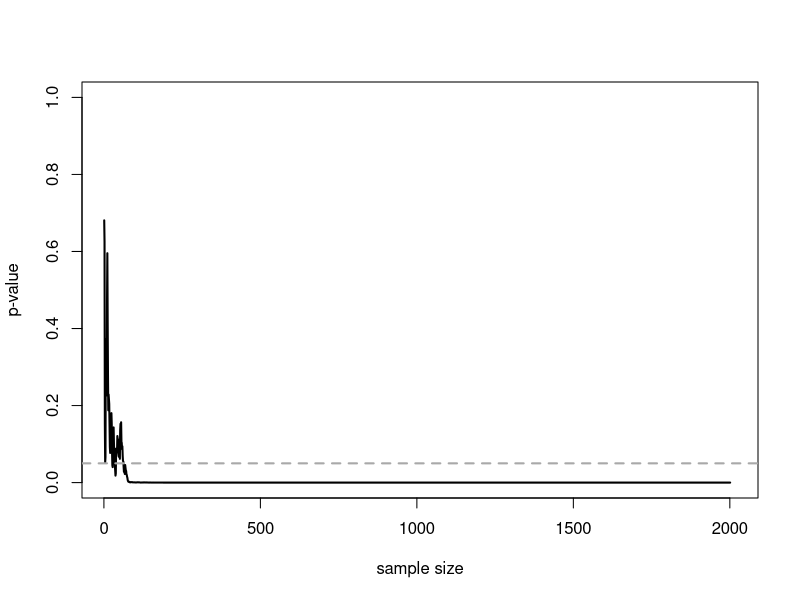
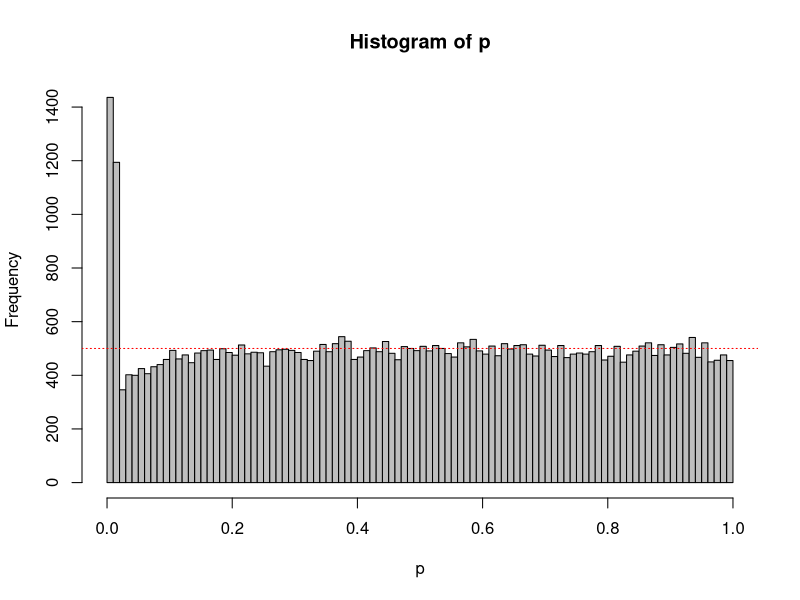

Here is the R script that generated these plots, in order:
n<-2000 #total number of datapoints (per condition) you are willing to collect after initial 10

D<-0.3 #True effect size (Keep SD below to 1, otherwise, this is just mean dif, not d)
SD<-1 #Set True standard deviation.

p<-numeric(n) #store p-values
x<-numeric(n) #store x-values
y<-numeric(n) #store y-values

n<-n+10 #script calculates p-values after 10 people in each condition, so add 10 to number of datapoints

for(i in 10:n){ #for each simulated participants after the first 10
   x[i]<-rnorm(n = 1, mean = 0, sd = SD)
   y[i]<-rnorm(n = 1, mean = D, sd = SD)
   z<-t.test(x[1:i],y[1:i], var.equal=TRUE) #perform the t-test
   p[i]<-z$p.value 
}

p<-p[10:n] #Remove forst 10 empty p-values

#Create the plot
#png(file="p-value_over_time.png",width=4000,height=2000, , units = "px", res = 500)
plot(0, col="red", lty=1, lwd=3, ylim=c(0,1), xlim=c(10,n), type="l", xlab='sample size', ylab='p-value', cex.lab=1, cex.axis=1)
lines(p, lwd=2)
abline(h=0.05, col="darkgrey", lty=2, lwd=2) #draw ine at p = 0.05
#dev.off()

min(p) #Return lowest p-value from all looks
cat("The lowest p-value was observed at sample size",which.min(p)+10) #Return the sample size at which the p-value was smallest
cat("The p-value dropped below 0.05 for the first time as sample size",which(p<0.05)[1]+10) #Return the sample size at which the p-value dropped below 0.05 for the first

# Q1: Run the script 20 times, and count how often the lowest p-value ends up below 0.05
# (we will calculate the long run probability of this happening through more extensive
# simulations later).
# > 8 

# Q2: Run the script 20 times. Take a good look at the variation in the p-value trajectory.
# Remember that at N = 200, 85% of the times the p-value should have ended up below
# 0.05. The script returns the sample size the p-value is the lowest (which is often, but not
#    always, at the maximum sample size, when there is a true effect) and the sample size at
# which the p-value drops below 0.05 for the first time. Which statement is true?
# A) If the p-value drops below 0.05, it stays below 0.05.
# B) The p-value randomly moves between 0 and 1, and will every now and then end up
# below 0.05.
# *C)* The p-value often drops below 0.05 well before 200 participants in each condition. In
# around 50% of the simulations, this already happens at N = 100.
# D) The p-value will typically move below 0.05 and stay there for some time, but given a
# large enough sample, it will always move back up to p > 0.05. 

# Q3: Change the effect size in line 3 to D <- 0.8, which can be regarded as a large effect.
# Run the script 20 times. Take a good look at the variation in the p-value trajectory. Which
# statement is true?
# A) The p-value randomly moves between 0 and 1, and will every now and then end up
# below 0.05.
# *B)* The p-values drop below and stay below 0.05 much earlier than when the true effect
# size is 0.3.
# C) p-values are meaningful when effect sizes are large (e.g., d = 0.8), but meaningless
# when effect sizes are small (e.g., d = 0.3).
# D) When you examine a large effect, whenever a p-value drops below 0.05, it will always
# stay below 0.05 as the sample size increases.


N<-200 #total number of datapoints (per condition) you are willing to collect
Looks<-5 #set number of looks at the data
nSim<-50000 #number of simulated studies
alpha<-0.0158 #set alpha

D<-0 #True effect size (must be 0 when simulating Type 1 errors)

#Take care of some settings
options(scipen=100, digits=4) #disable scientific notation for numbers
LookN<-ceiling(seq(0,N,N/Looks)) #Determine at which N's to look
LookN<-LookN[-1] #remove look at 0
LookN<-LookN[LookN > 2] #Remove looks at N of 1 or 2 (not possible with t-test)
Looks<-length(LookN) #if looks are removed, change number of looks
matp<-matrix(NA, nrow=nSim, ncol=Looks) #Matrix for p-values at sequential tests
SigSeq<-numeric(Looks) #Variable to store final p-values
OptStop<-numeric(nSim) #variable to store positions of optional stopping
p<-numeric(nSim) #Variable to save optional stopping p-values

#Loop data generation for each study, then loop to perform a test for each N 
for (i in 1:nSim){
   x<-rnorm(n = N, mean = 0, sd = 1)
   y<-rnorm(n = N, mean = D, sd = 1)
   for (j in 1:Looks){
      matp[i,j]<-t.test(x[1:LookN[j]],y[1:LookN[j]], var.equal=TRUE)$p.value #perform the t-test, store
   }
   if (i %% 100 == 0) cat('Loop', i, 'of', nSim,'\n')
}

#Save Type 1 error rate for each look
for (i in 1:Looks){
   SigSeq[i] <- sum(matp[,i]<alpha)
}

#Get the positions at which are stopped, and then these p-values
for (i in 1:nSim){
   OptStop[i] <- min(which(matp[i,]<alpha))
}
OptStop[is.infinite(OptStop)] <- Looks #If nothing significant, take last p-value (fixes error warning)
for (i in 1:nSim){
   p[i] <- matp[i,OptStop[i]]
}

breaks<-100
hist(p, breaks=breaks,col="grey")
abline(h=nSim/breaks, col = "red", lty=3)

#Return Type 1 error rates for each look, and the the Type 1 error rate when only reporting the lowest p-value over all looks
cat("Type 1 error rates for look 1 to", Looks,":", SigSeq/nSim)
cat("Type 1 error rate when only the lowest p-value for all looks is reported:", sum(p<alpha)/nSim)

# Probability of making a type 1 error (reporting a false positive)
#  Single test: Type 1 error rate = probability of finding a p-value lower than 
#               your alpha level, when there is no effect. 
#  Multiple tests (looking at data twice with optional stopping): 
#               Type 1 error rate = probability of finding a p-value lower than 
#               your alpha level at the first look, and the probability of not
#               finding a p-value lower than your alpha level at the first look, 
#               but finding a p-value lower than your alpha level at the second 
#               look. 

# Q4: Looking at the graph, which statement is true?
# A) Optional stopping does not impact the Type 1 error rate.
# *B)* Optional stopping inflates the Type 1 error rate. We can see this in the first five bars
# (p-values between 0.00 and 0.05), which are substantially higher than the horizontal
# line.
# C) Optional stopping inflates the Type 1 error rate. We can see this in the bars just
# above 0.05, which dip substantially below the uniform distribution that should be
# present if there is no true effect. 

# Q5: Which statement is true?
# A) At each look, the Type 1 error rate is higher than the alpha level (0.05). When using
# optional stopping (and reporting only the lowest p-value), the Type 1 error rate is higher
# than 0.05.
# B) At each look, the Type 1 error rate is approximately equal to the alpha level (0.05).
# When using optional stopping (and reporting only the lowest p-value), the alpha level
# also approximately equals the alpha level (0.05).
# *C)* At each look, the Type 1 error rate is approximately equal to the alpha level (0.05).
# When using optional stopping, the Type 1 error rate is also higher than the alpha level
# (0.05).

# Q6: Change the number of looks to 2 (in line 2), and leave all other settings the same.
# Run the simulation again. What is the Type 1 error rate using optional stopping,
# rounded to 2 digits? (Note that due to small number of simulations, the exact alpha
#    level you get might differ a little bit from the answer options below).
# A) 0.05
# *B)* 0.08
# C) 0.12
# D) 0.18

# What is maximum Type 1 error rate when collecting 200 participants in each 
# condition of an independent t-test, using optional stopping, rounded to 2 
# digits? (Note that the simulation will take a while, but still, due to the 
# relatively small number of simulations, the exact alpha level you get might 
# differ a little bit from the answer options below – choose the answer option 
# closest to your result).
# > 0.41

# Pocock boundary = p-value threshold to use when you want to perform multiple
# looks and have an overall p-value of 0.05. So if you do four looks, the threshold
# would be 0.0182 and if you get a lower p-value than that at any look, you can
# stop. The p-value for the experiment would still be p < 0.05 not p < 0.0182

# Q8: Set the number of participants to 100, the number of looks to 5, and the number of
# simulations to 50000. In the Wikipedia article on the Pocock boundary, find the
# corrected alpha level for 5 looks at the data. Change the alpha level in the simulation to
# this value. Run the simulation. Which of the following statements is true?
# A) The Type 1 error rate at each look is approximately 0.03, and the overall alpha level is
# approximately 0.05.
# B) The Type 1 error rate at each look is approximately 0.03, and the overall alpha level is
# approximately 0.15.
# *C)* The Type 1 error rate at each look is approximately 0.016, and the overall alpha level
# is approximately 0.05.
# D) The Type 1 error rate at each look is approximately 0.016, and the overall alpha level
# is approximately 0.08.

# Q9: Look at the graph of the p-value distribution when using the Pocock boundary, and
# compare it to the graph you got when not using the Pocock boundary. You can flip back
# and forth between plots you have generated in RStudio using the blue arrows on the
# plots tab:
#    Which statement is true?
# A) Without Pocock’s boundary, small p-values (e.g., p = 0.01) are more likely than
# slightly higher p-values (p = 0.04). With Pocock’s boundary, small p-values (e.g., p =
#       0.01) are also more likely than slightly higher p-values (p = 0.04).
# B) Without Pocock’s boundary, small p-values (e.g., p = 0.01) are more likely than
# slightly higher p-values (p = 0.04). With Pocock’s boundary, small p-values (e.g., p =
#       0.01) are less likely than slightly higher p-values (p = 0.04).
# *C)* Without Pocock’s boundary, small p-values (e.g., p = 0.01) are less likely than slightly
# higher p-values (p = 0.04). With Pocock’s boundary, small p-values (e.g., p = 0.01) are
# more likely than slightly higher p-values (p = 0.04).
# D) Without Pocock’s boundary, small p-values (e.g., p = 0.01) are less likely than slightly
# higher p-values (p = 0.04). With Pocock’s boundary, small p-values (e.g., p = 0.01) are
# also less likely than slightly higher p-values (p = 0.04).